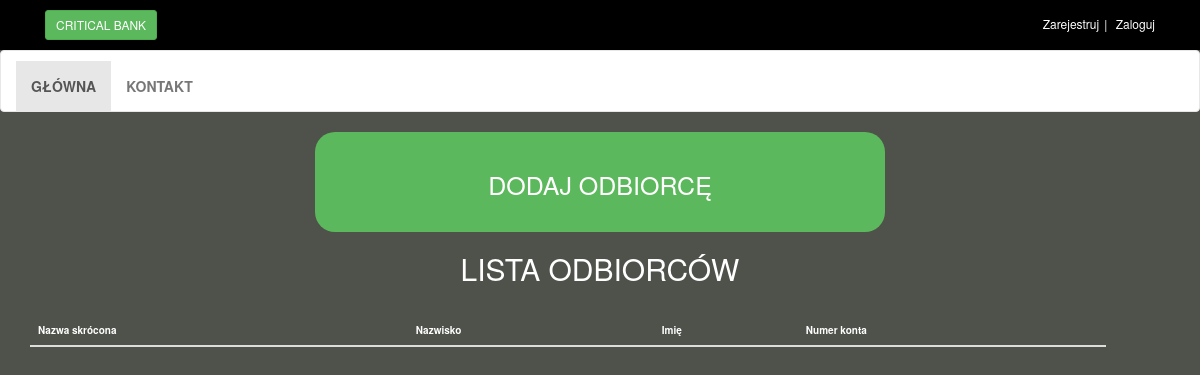
Before: /recipient.php with the older database file.
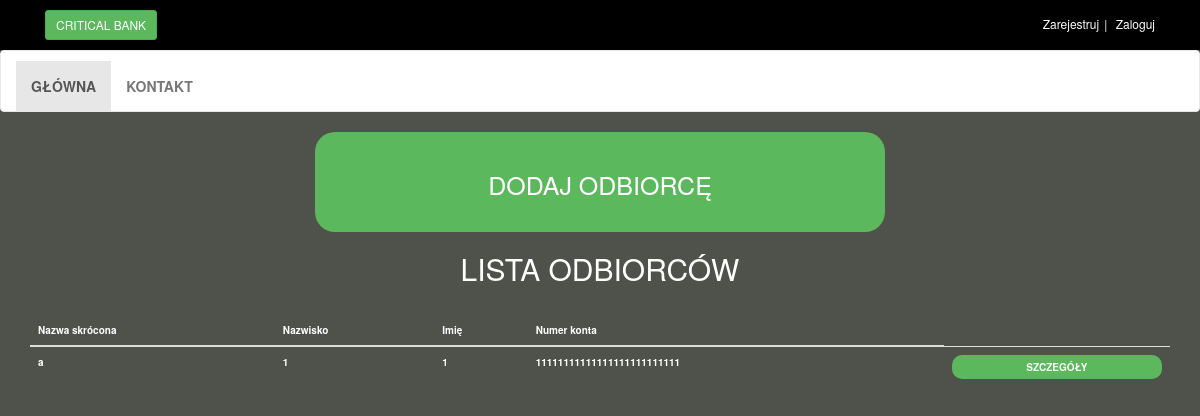
After: the same page with the newer database file.
### tables this page shows
CREATE TABLE `odbiorcy` (
  `IdOdbiorcy` mediumint(9) NOT NULL,
  `KontoOdbiorcy` varchar(26) NOT NULL,
  `NazwaSkrocona` varchar(45) NOT NULL,
  `Imie` varchar(45) NOT NULL,
  `Nazwisko` varchar(45) NOT NULL
);

### recipient.php (the view, shortened to what this page needs)
<!DOCTYPE html>
<html lang="pl">
    <head>
        <link rel="stylesheet" href="styles/bootstrap-337.min.css">
        <link rel="stylesheet" href="font-awsome/css/font-awesome.min.css">
        <link rel="stylesheet" href="styles/style.css">
    </head>
    <body>
    <div class id="top_menu">
            <div class="container">
                <div class="col-md-6 offer">
                    <a href="#" class= "btn btn-success btn-sm">Critical Bank</a>
                </div>
                <div class="col-md-6">
                    <ul class="menu">
                        <li>
                        <?php
                        if(isset($_SESSION['czyZalogowany'])&&($_SESSION['czyZalogowany'])){
                            $nazwaUzytkownika = $_SESSION['nazwaUzytkownika'];
                            echo "<a href=\"myAccount.php\">Moje konto</a>";
                            echo "</li>";
                            echo "<li>";
                            echo "Witaj ".$nazwaUzytkownika;
                            echo "</li>";
                            echo "<li>";
                            echo "<a href=\"logout.php\">Wyloguj</a>";
                        echo "</li>";
                        }
                        else{
                            echo "<a href=\"Customer_register.php\">Zarejestruj</a>";
                            echo "</li>";
                            echo "<li>";
                            echo "<a href=\"login.php\">Zaloguj</a>";
                        }
                        ?>
                        </li>
                    </ul>
                </div>
            </div>
        </div>
        <div id="navbar" class="navbar navbar-default">
            <div class="cointainer">
                <div class="navbar-collapse collapse" id="navigation">
                    <div class="padding-nav">
                        <ul class="nav navbar-nav left">
                            <li class="active">
                                <a href="index.php">Główna</a>
                            </li>
                            <li>
                                <a href="contact.php">Kontakt</a>
                            </li>
                        </ul>
                    </div>
                </div>
            </div>
        </div>
        <div class="container">
            <div class="row">
                <div class="col-md-12 text-center">
                    <a href="createRecipient.php">
                        <div class="account-button">
                        Dodaj odbiorcę
                        </div>
                    </a>
                    <h2 class="h2-main text-center">Lista odbiorców</h2>
                <?php
                $polaczenie = @new mysqli("localhost","root","","bank");
                $zapytanie = "SELECT NazwaSkrocona, IdOdbiorcy, Nazwisko, Imie, KontoOdbiorcy FROM odbiorcy";
                $wynik = $polaczenie->query($zapytanie);
                $iloscWierszy = $wynik->num_rows;
                echo "<table class='table'>";
                echo "<thead><tr>
                <th>Nazwa skrócona</th>
                <th>Nazwisko</th>
                <th>Imię</th>
                <th>Numer konta<td></th>
                </tr></thead>";
                for($i=0; $i<$iloscWierszy; $i++){
                    $wiersz=$wynik->fetch_assoc();
                    echo "<tr>
                    <td>".$wiersz['NazwaSkrocona']."</td>
                    <td>".$wiersz['Nazwisko']."</td>
                    <td>".$wiersz['Imie']."</td><td>".$wiersz['KontoOdbiorcy']."</td>
                    <td><a href=\"recipientdetails.php?id=".$wiersz['IdOdbiorcy']."\"><div class='details-button'>szczegóły</div></a>
                    </td></tr>";
                }
                echo "</table>";
                ?>
                </div>
            </div>
        </div>
    <body>
</html>

### styles/style.css (style rules this page uses)
body { font-size: 14px; line-height: 1.42857143; color: #333333; background: #4e524a; overflow-x: hidden; }
#top_menu { background: #000000; padding: 10px 0; }
#top_menu .offer { color: #ffffff; }
#top_menu .offer .btn { text-transform: uppercase; }
#top_menu a { color: white; }
#top_menu ul.menu { padding-top: 5px; margin: 0px; text-align: right; font-size: 12px; list-style: none; }
#top_menu ul.menu > li { display: inline-block; }
#top_menu ul.menu > li { color: #ffffff; }
#top_menu ul.menu > li + li::before { content: "|\00a0"; color: #f7f7f7; padding: 0 5px; }
.navbar { background: #ffffff; }
.navbar ul.nav > li > a { text-transform: uppercase; font-weight: bold; font-size: 14px; }
.padding-nav { padding-top: 10px; }
.h2-main { color:#FFFFFF; text-transform: uppercase; }
.text-center { text-align:center; }
.account-button { margin: 0 auto; width:50%; height:100px; background-color:#5cb85c; color:#FFFFFF; font-size:25px; text-decoration:none; border-radius:20px; padding-top:35px; text-transform:uppercase; text-align:center; }
.details-button { width:100%; padding: 5px; background-color:#5cb85c; text-decoration:none; color:#FFFFFF; border-radius:10px; font-weight:bold; text-align:center; text-transform:uppercase; }
.table { color:#FFFFFF!important; margin: 0 auto; margin-top:30px; }
.table th, td { padding-left:50px; color:#FFFFFF; font-weight:bold; text-align:left; }
.table th { font-size:20px; }
.table td { font-size:14px; padding: 15px; }
.table tr { border-bottom: 1px solid rgba(83, 80, 80, 0.5); }
@media only screen 
and (max-device-width: 800px) { .table { color:#FFFFFF!important; margin: 0 auto; margin-top:30px; } }
@media only screen 
and (max-device-width: 800px) { .table th, td { padding-left:50px; color:#FFFFFF; font-weight:bold; text-align:left; } }
@media only screen 
and (max-device-width: 800px) { .table th { font-size:10px; } }
@media only screen 
and (max-device-width: 800px) { .table td { font-size:10px; padding: 15px; } }
@media only screen 
and (max-device-width: 800px) { .table tr { border-bottom: 1px solid rgba(83, 80, 80, 0.5); } }

Changed rows visible on the page:
added odbiorcy: NazwaSkrocona "a", Nazwisko "1", Imie "1", KontoOdbiorcy "11111111111111111111111111"
